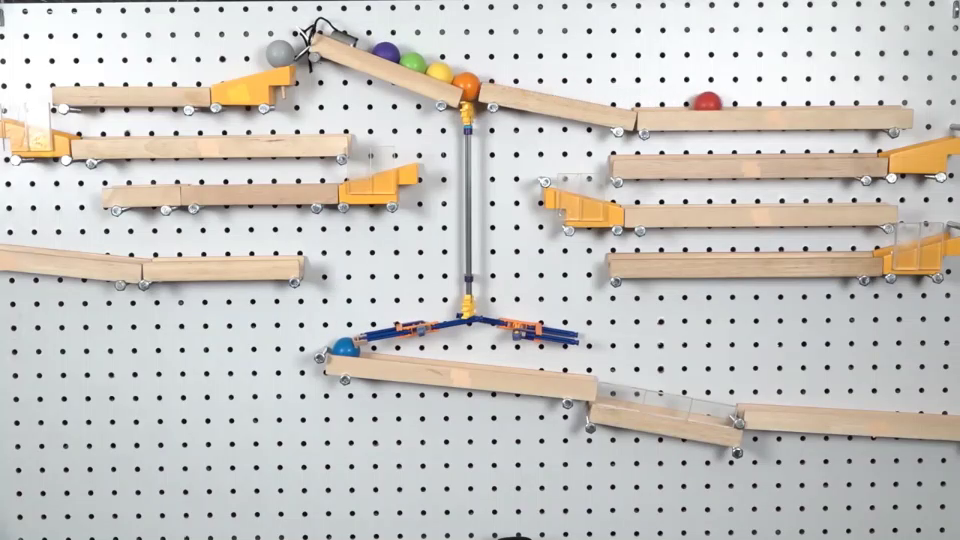
#> input picture frame 56 of GITHUB--IMAGE-PROCESSING-LEVEL 1/Session 9 - Object Tracking/all_ball.mp4, 960 x 540 px, given in place of the camera
$ jupyter execute 'SESSION 4 - WORKING WITH VIDEO FILE.ipynb'   (text cells are left out)
#> lines starting #> are read from the running program, lines starting #| are printed output that depends on the picture; pictures that were not available may be replaced by others from this repository, and a replacement may not be noted
[cell 1]
import numpy as np
import cv2

cap = cv2.VideoCapture(0)

while(True):
    # Capture frame-by-frame
    ret, frame = cap.read()
#> frame is the input picture: shape (540, 960, 3); mean B, G, R 195.4, 199.8, 202.6

    # Our operations on the frame come here
    gray = cv2.cvtColor(frame, cv2.COLOR_BGR2GRAY)
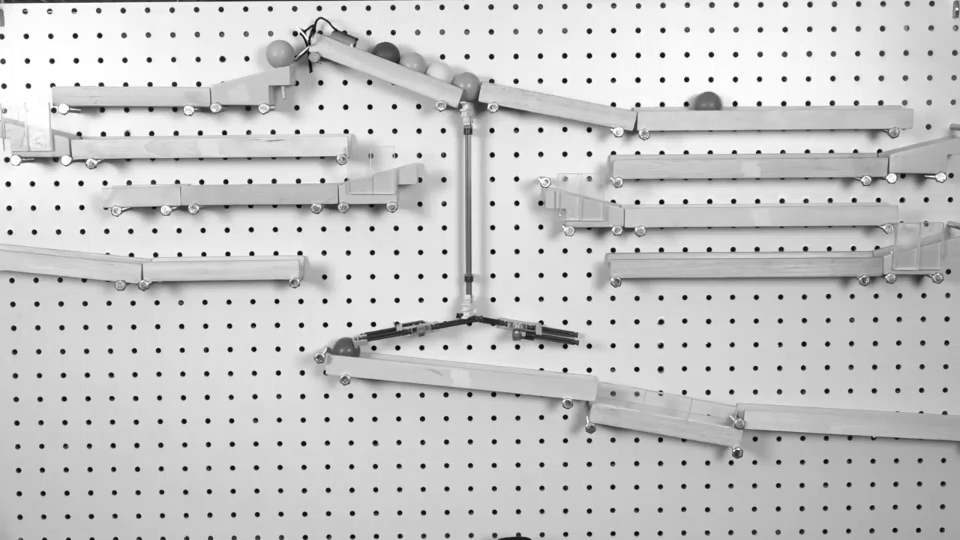
#> gray: shape (540, 960); min 1, max 255, mean 200.1

    # Display the resulting frame
    cv2.imshow('frame',gray)
    if cv2.waitKey(2000) & 0xFF == ord('q'):
#> (key q is pressed here)
        break

# When everything done, release the capture
cap.release()
cv2.destroyAllWindows()

[cell 2]
import numpy as np
import cv2

cap = cv2.VideoCapture('videos\\test.avi')

while(cap.isOpened()):
    ret, frame = cap.read()

#     gray = cv2.cvtColor(frame, cv2.COLOR_BGR2GRAY)

    cv2.imshow('frame',frame)
    if cv2.waitKey(1) & 0xFF == ord('q'):
#> (key q is pressed here)
        break

cap.release()
cv2.destroyAllWindows()

[cell 3]
import numpy as np
import cv2

cap = cv2.VideoCapture('videos\\test.avi')

while(cap.isOpened()):
    ret, frame = cap.read()

    if ret == True:
        cv2.imshow('frame',frame)
        if cv2.waitKey(100) & 0xFF == ord('q'):
#> (key q is pressed here)
            break
    else:
        break

cap.release()
cv2.destroyAllWindows()

[cell 4]
import numpy as np
import cv2

cap = cv2.VideoCapture("videos/test.avi")

# Define the codec and create VideoWriter object
fourcc = cv2.VideoWriter_fourcc(*'XVID')

# creating the video capture object
out = cv2.VideoWriter('videos\\test_gray.avi',fourcc, 10.0, (640,480))

while(cap.isOpened()):
    ret, frame = cap.read()
    if ret==True:
        frame = cv2.flip(frame,0)
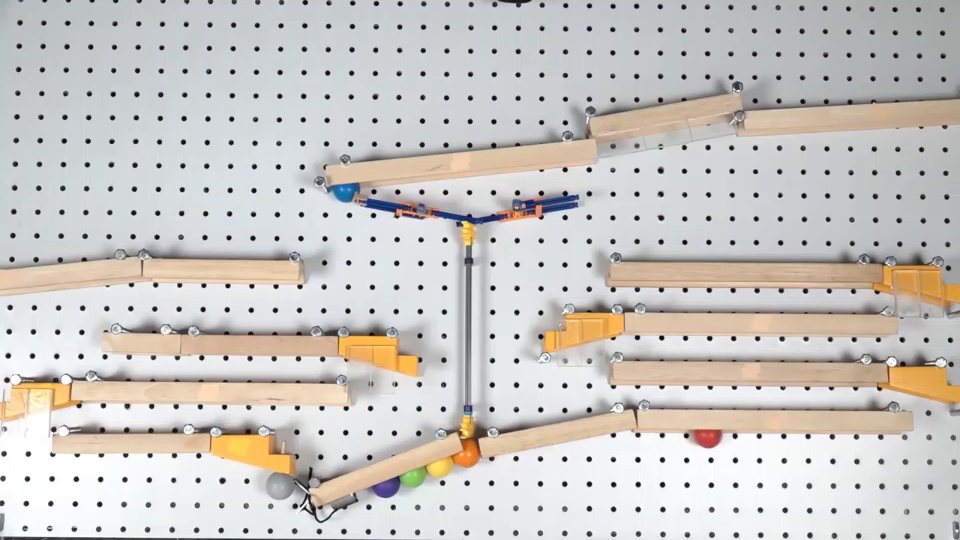
#> frame: shape (540, 960, 3); mean B, G, R 195.4, 199.8, 202.6

        # write the flipped frame
        out.write(frame)

        cv2.imshow('frame',frame)
        if cv2.waitKey(1) & 0xFF == ord('q'):
#> (key q is pressed here)
            break
    else:
        break

# Release everything if job is finished
cap.release()
out.release()
cv2.destroyAllWindows()

[cell 5]
import numpy as np
import cv2

cap = cv2.VideoCapture("videos/test.avi")

w = cap.get(3)
h = cap.get(4)

print(w,'x',h)

# Define the codec and create VideoWriter object
fourcc = cv2.VideoWriter_fourcc(*'XVID')
out = cv2.VideoWriter('videos\\test_gray.avi',fourcc, 10.0, (int(w),int(h)))

while(cap.isOpened()):
    ret, frame = cap.read()
    if ret==True:
        frame = cv2.flip(frame,0)

        # write the flipped frame
        out.write(frame)

        cv2.imshow('frame',frame)
        if cv2.waitKey(100) & 0xFF == ord('q'):
#> (key q is pressed here)
            break
    else:
        break

# Release everything if job is finished
cap.release()
out.release()
cv2.destroyAllWindows()

[cell 6]
# TASK 1
import numpy as np
import cv2

cap = cv2.VideoCapture(0)

while(True):
    # Capture frame-by-frame
    ret, frame = cap.read()
    cv2.imshow('frame',frame)
    k = cv2.waitKey(1)
#> (key q is pressed here)
    if k == 27:
        break
    elif k == ord('s'):
        cv2.imwrite('images\\ss.png',frame)

    else:
        pass

# When everything done, release the capture
cap.release()
cv2.destroyAllWindows()

[cell 7]
#TASK 2

# TASK 1
import numpy as np
import cv2

cap = cv2.VideoCapture(0)

while(True):
    # Capture frame-by-frame
    ret, frame = cap.read()
    cv2.imshow('frame',frame)
    k = cv2.waitKey(1)
#> (key q is pressed here)

$ run again, starting later in the video
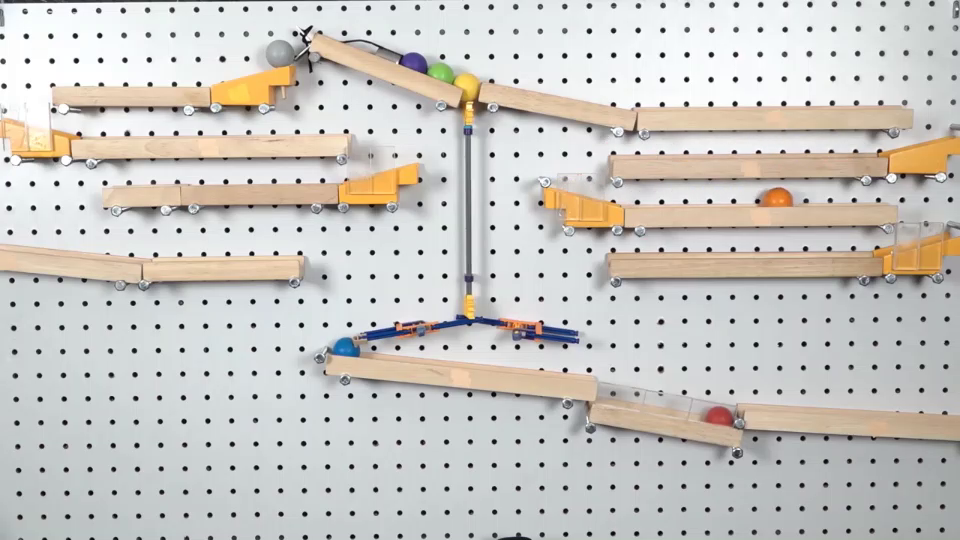
#> input picture frame 256 of GITHUB--IMAGE-PROCESSING-LEVEL 1/Session 9 - Object Tracking/all_ball.mp4, 960 x 540 px, given in place of the camera
#> frame is the input picture: shape (540, 960, 3); mean B, G, R 195.4, 200, 202.7
#> `gray = cv2.cvtColor(frame, cv2.COLOR_BGR2GRAY)`:
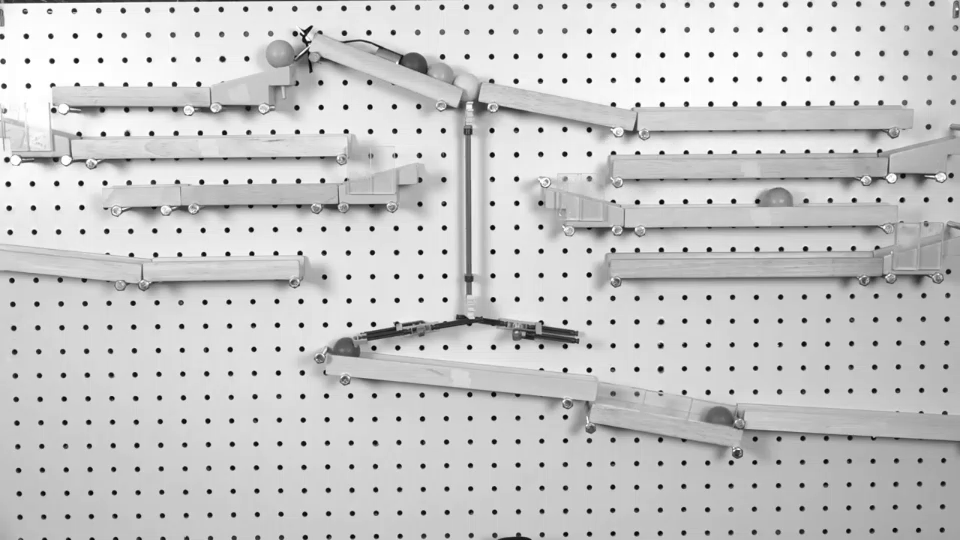
#> gray: shape (540, 960); min 1, max 255, mean 200.2
#> `frame = cv2.flip(frame,0)`:
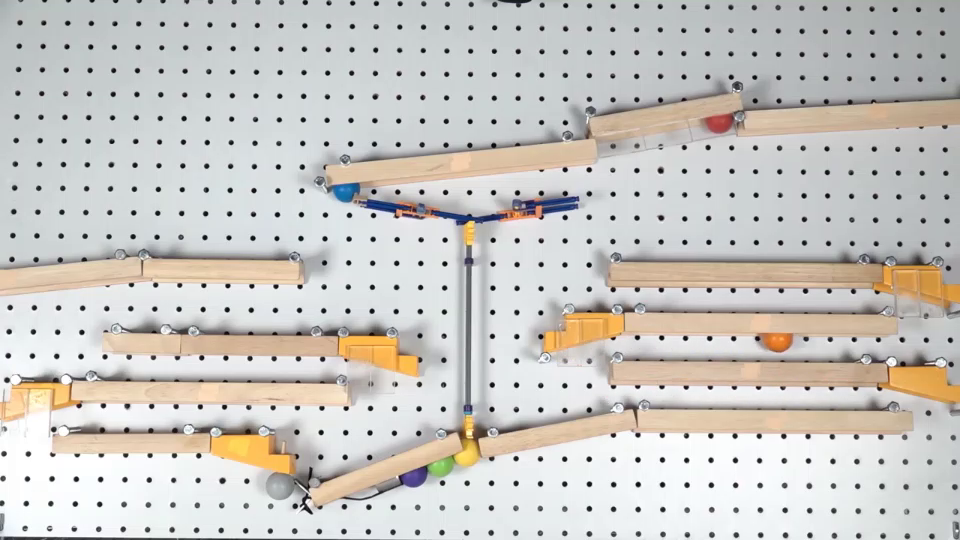
#> frame: shape (540, 960, 3); mean B, G, R 195.4, 200, 202.7

$ run again, starting later in the video
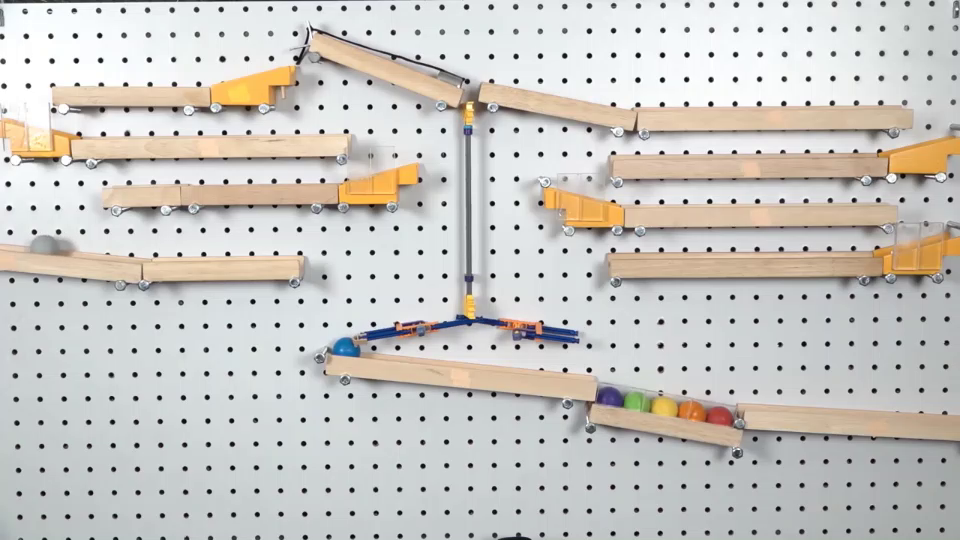
#> input picture frame 455 of GITHUB--IMAGE-PROCESSING-LEVEL 1/Session 9 - Object Tracking/all_ball.mp4, 960 x 540 px, given in place of the camera
#> frame is the input picture: shape (540, 960, 3); mean B, G, R 195.5, 199.9, 202.5
#> `gray = cv2.cvtColor(frame, cv2.COLOR_BGR2GRAY)`:
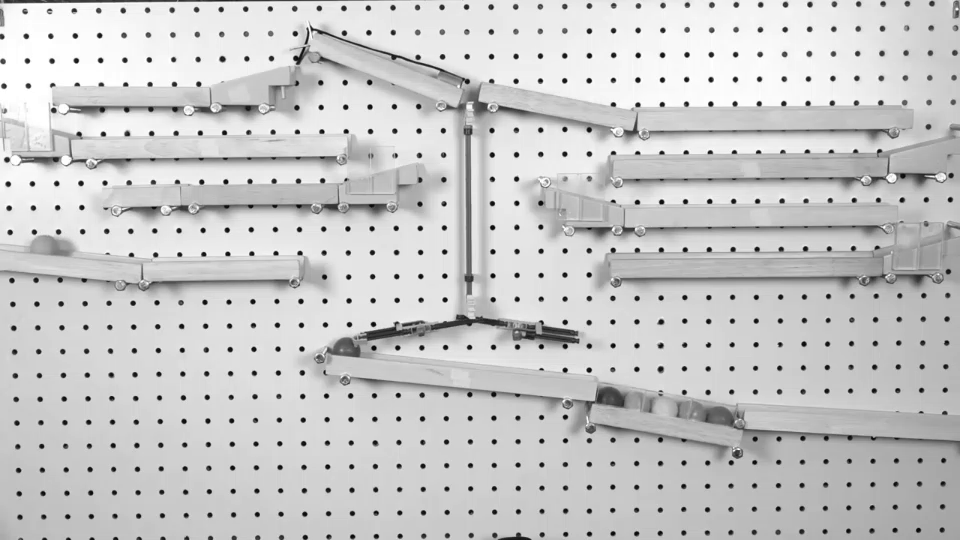
#> gray: shape (540, 960); min 2, max 255, mean 200.1
#> `frame = cv2.flip(frame,0)`:
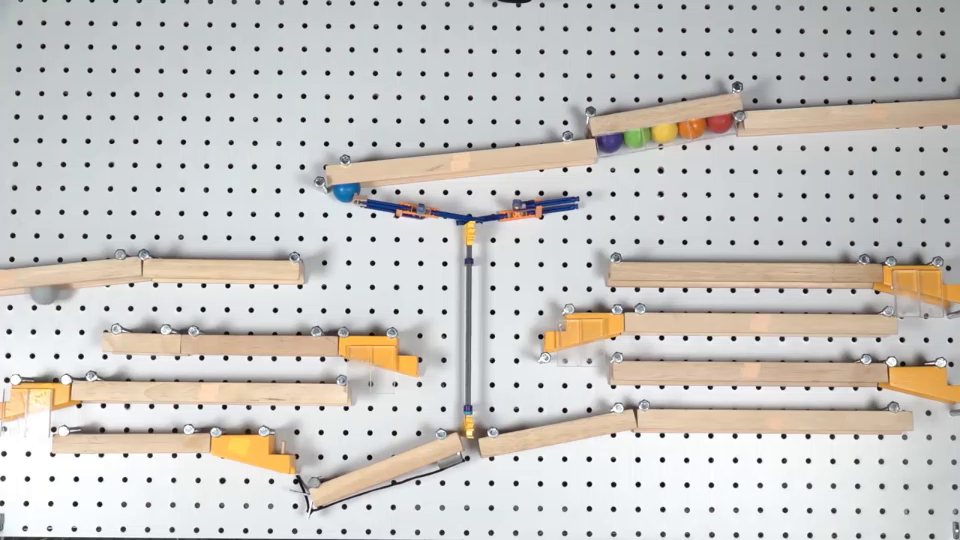
#> frame: shape (540, 960, 3); mean B, G, R 195.5, 199.9, 202.5
